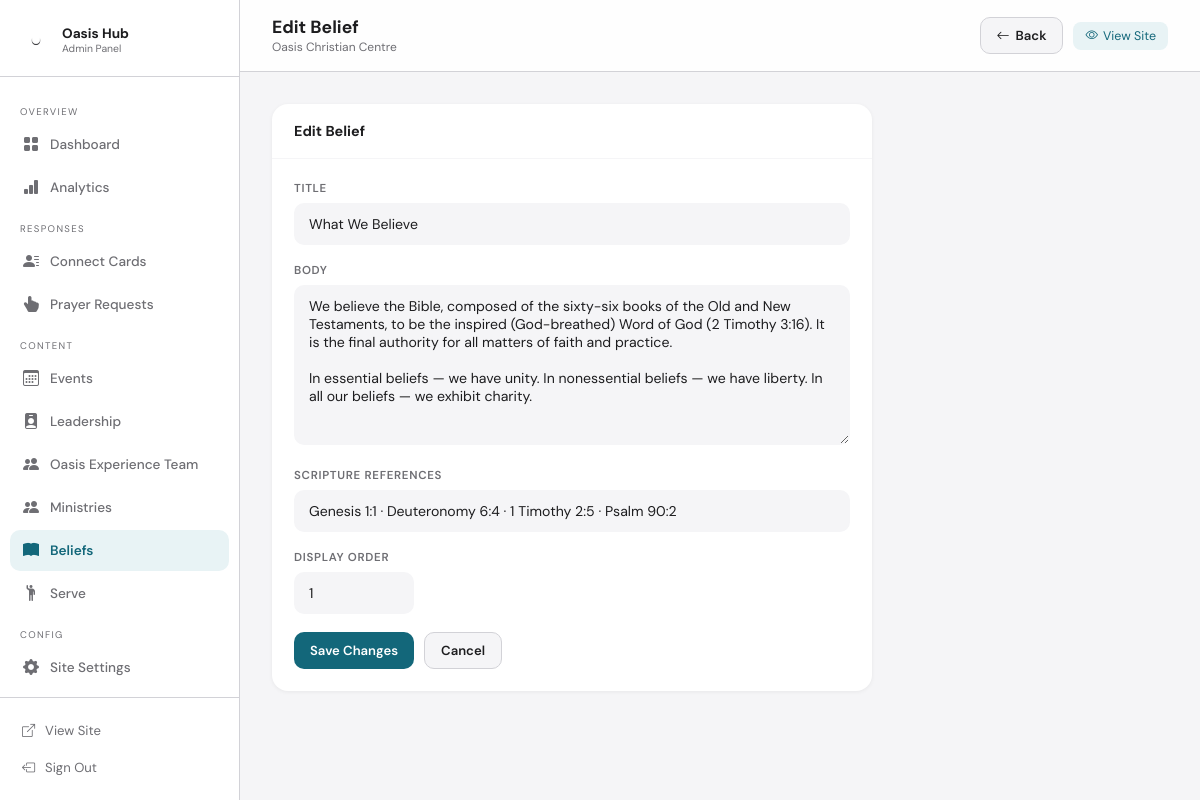
/admin/beliefs/1/edit (signed in), run on the app's committed database.
### tables this page shows
CREATE TABLE beliefs (
        id INTEGER PRIMARY KEY AUTOINCREMENT, title TEXT NOT NULL,
        body TEXT NOT NULL, scripture TEXT DEFAULT '', sort_order INTEGER DEFAULT 0
    );

### member.py (the view, shortened to what this page needs)
@app.route('/admin/beliefs/<int:bid>/edit',methods=['GET','POST'])
@login_required
def admin_belief_edit(bid):
    conn=get_db(); b=conn.execute("SELECT * FROM beliefs WHERE id=?",(bid,)).fetchone()
    if not b: conn.close(); return redirect(url_for('admin_beliefs'))
    conn.close(); return render_template('admin/belief_form.html',belief=b)

### member.py (called while the page is built)
def get_db():
    conn = sqlite3.connect(DB)
    conn.row_factory = sqlite3.Row
    conn.execute("PRAGMA journal_mode=WAL")
    conn.execute("PRAGMA foreign_keys=ON")
    return conn

def login_required(f):
    @wraps(f)
    def dec(*a,**kw):
        if not session.get('admin_logged_in'): return redirect(url_for('admin_login'))
        return f(*a,**kw)
    return dec

### templates/admin/belief_form.html (shortened to what this page needs)
{% extends "admin/base.html" %}
{% block page_title %}{{ 'Edit Belief' if belief else 'Add Belief' }}{% endblock %}
{% block topbar_actions %}
    <a href="{{ url_for('admin_beliefs') }}" class="btn btn-ghost"><i class="bi bi-arrow-left"></i> Back</a>
{% endblock %}
{% block content %}
<div class="card" style="max-width:600px;">
    <div class="card-header"><div class="card-title">{{ 'Edit' if belief else 'New' }} Belief</div></div>
    <div class="card-body">
        <form method="POST">
            <div class="form-group">
                <label class="form-label">Title</label>
                <input type="text" name="title" class="form-control" value="{{ belief.title if belief else '' }}" required placeholder="e.g. God">
            </div>
            <div class="form-group">
                <label class="form-label">Body</label>
                <textarea name="body" class="form-control" style="min-height:160px;" required placeholder="The belief statement...">{{ belief.body if belief else '' }}</textarea>
            </div>
            <div class="form-group">
                <label class="form-label">Scripture References</label>
                <input type="text" name="scripture" class="form-control" value="{{ belief.scripture if belief else '' }}" placeholder="e.g. John 3:16 · Genesis 1:1">
            </div>
            <div class="form-group">
                <label class="form-label">Display Order</label>
                <input type="number" name="sort_order" class="form-control" value="{{ belief.sort_order if belief else 99 }}" style="width:120px;">
            </div>
            <div style="display:flex; gap:10px;">
                <button type="submit" class="btn btn-primary">{{ 'Save Changes' if belief else 'Add Belief' }}</button>
                <a href="{{ url_for('admin_beliefs') }}" class="btn btn-ghost">Cancel</a>
            </div>
        </form>
    </div>
</div>
{% endblock %}

### templates/admin/base.html (style rules this page uses)
:root { --teal: #13677A; --teal-light: #e8f3f5; --orange: #F2541B; --orange-light: #fef1ec; --bg: #F5F5F7; --card: #fff; --text: #1d1d1f; --sub: #6e6e73; --line: #d2d2d7; --sidebar: 240px; --success: #34c759; --danger: #ff3b30; --info: #007aff; }
* { margin:0; padding:0; box-sizing:border-box; }
body { font-family:'DM Sans',sans-serif; background:var(--bg); color:var(--text); display:flex; min-height:100vh; }
.btn { display: inline-flex; align-items: center; gap: 6px; padding: 9px 16px; border-radius: 10px; font-family: 'DM Sans', sans-serif; font-size: 0.82rem; font-weight: 600; border: none; cursor: pointer; text-decoration: none; transition: opacity 0.15s, transform 0.15s; }
.btn-primary { background: var(--teal); color: #fff; }
.btn-ghost { background: var(--bg); color: var(--text); border: 1px solid var(--line); }
.card { background: var(--card); border-radius: 16px; box-shadow: 0 1px 4px rgba(0,0,0,0.06); overflow: hidden; }
.card-header { padding: 18px 22px; border-bottom: 1px solid var(--bg); display: flex; align-items: center; justify-content: space-between; }
.card-title { font-size: 0.9rem; font-weight: 700; color: var(--text); }
.card-body { padding: 22px; }
.form-group { margin-bottom: 18px; }
.form-label { display: block; font-size: 0.72rem; font-weight: 600; letter-spacing: 0.06em; text-transform: uppercase; color: var(--sub); margin-bottom: 7px; }
.form-control { width: 100%; background: var(--bg); border: 1.5px solid transparent; border-radius: 10px; padding: 11px 14px; font-family: 'DM Sans', sans-serif; font-size: 0.88rem; color: var(--text); outline: none; transition: border-color 0.2s, background 0.2s; }
textarea.form-control { min-height: 100px; resize: vertical; }

### data on the page
beliefs: title "What We Believe", body "We believe the Bible, composed of the sixty-six books of the Old and New Testaments, to be the inspired (God-breathed) Word of God (2 Timothy 3:16). It is the final authority for all matters of faith and practice. In essential beliefs — we have unity. In nonessential beliefs — we have liberty. In all our beliefs — we exhibit charity.", scripture "Genesis 1:1 · Deuteronomy 6:4 · 1 Timothy 2:5 · Psalm 90:2", sort_order "1"

### other printed values
{{ 'Edit Belief' if belief else 'Add Belief' }} "Edit Belief"
{{ 'Edit' if belief else 'New' }} "Edit"
{{ 'Save Changes' if belief else 'Add Belief' }} "Save Changes"
